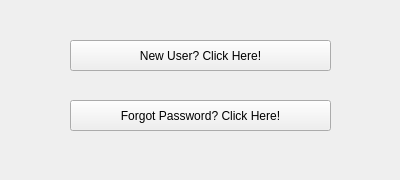
<?xml version="1.0" encoding="UTF-8"?>
<ui version="4.0">
 <class>Form</class>
 <widget class="QWidget" name="Form">
  <property name="geometry">
   <rect>
    <x>0</x>
    <y>0</y>
    <width>400</width>
    <height>180</height>
   </rect>
  </property>
  <property name="windowTitle">
   <string>NEW TO THE PORTAL?</string>
  </property>
  <widget class="QToolButton" name="newUser">
   <property name="geometry">
    <rect>
     <x>70</x>
     <y>40</y>
     <width>261</width>
     <height>31</height>
    </rect>
   </property>
   <property name="text">
    <string>New User? Click Here!</string>
   </property>
  </widget>
  <widget class="QToolButton" name="forgotPassword">
   <property name="geometry">
    <rect>
     <x>70</x>
     <y>100</y>
     <width>261</width>
     <height>31</height>
    </rect>
   </property>
   <property name="text">
    <string>Forgot Password? Click Here!</string>
   </property>
  </widget>
 </widget>
 <resources/>
 <connections/>
</ui>
